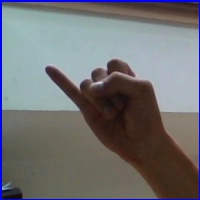
#> input picture training_datasets/asl_alphabet_test/asl_alphabet_test/J_test.jpg, 200 x 200 px, given as the content of the folder ../training_datasets/datasets/asl_alphabet_train, which was not available
$ python make_canny_dataset.py
#> lines starting #> are read from the running program, lines starting #| are printed output that depends on the picture; pictures that were not available may be replaced by others from this repository, and a replacement may not be noted
import cv2, sys, os
import numpy as np
# lmao gonna copy the whole database but make it canny god help me


def run():

    exec_path: str = os.path.dirname(sys.executable)

    old_train_dataset_dir: str = '../training_datasets/datasets/asl_alphabet_train'
    new_train_dataset_dir: str = 'training_datasets/datasets/asl_alphabet_train_canny'
    make_dataset(old_train_dataset_dir, new_train_dataset_dir)

    old_test_dataset_dir: str = '../training_datasets/datasets/asl_alphabet_test'
    new_test_dataset_dir: str = 'training_datasets/datasets/asl_alphabet_test_canny'
    make_dataset(old_test_dataset_dir, new_test_dataset_dir)


def make_dataset(old_dir, new_dir):
    make_dir(new_dir)

    dir_list = os.scandir(old_dir)
    for entry in dir_list:
        # formatted_path: str = entry.path
        formatted_path: str = replace_path_backslash(entry.path)
        formatted_path_split = formatted_path.split('/')
        # print(formatted_path)
        # print(formatted_path_split)
        new_letter_dir = new_dir + '/' + formatted_path_split[len(formatted_path_split) - 1]
        # print(new_letter_dir)
        make_dir(new_letter_dir)
        # print(formatted_path)
        pic_list = os.scandir(formatted_path)
        for pic in pic_list:
            formatted_pic_path = replace_path_backslash(pic.path)
            split_path = formatted_pic_path.split('/')
            # print(split_path)
            # print(len(split_path))
            write_path = new_letter_dir + '/' + split_path[len(split_path) - 1]
            # print(write_path)
            old_image = cv2.imread(formatted_pic_path, -1)
#> old_image is the input picture: shape (200, 200, 3); mean B, G, R 115.9, 113.2, 112.9
            formatted_image = cv2.Canny(old_image, 150, 250)
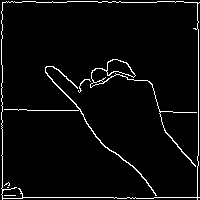
#> formatted_image: shape (200, 200); 4% white in thin lines or dots
            write_image(write_path, formatted_image)

            # print(formatted_pic_path)


def write_image(image_path, image):
    try:
        cv2.imwrite(image_path, image)
    except Exception as error:
        print(error)


def make_dir(local_path):
    try:
        os.mkdir(local_path)
    except OSError as error:
        print(error)

def replace_path_backslash(path):
    return path.replace("\\", "/")


if __name__ == "__main__":
    run()
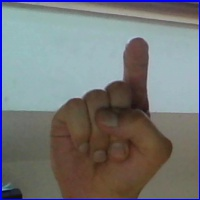
#> input picture training_datasets/asl_alphabet_test/asl_alphabet_test/X_test.jpg, 200 x 200 px
#> in make_dataset, old_image is the input picture: shape (200, 200, 3); mean B, G, R 120.4, 119.9, 117.5
#> in make_dataset (call 2), `formatted_image = cv2.Canny(old_image, 150, 250)`:
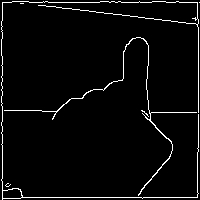
#> formatted_image: shape (200, 200); 3.7% white in thin lines or dots
